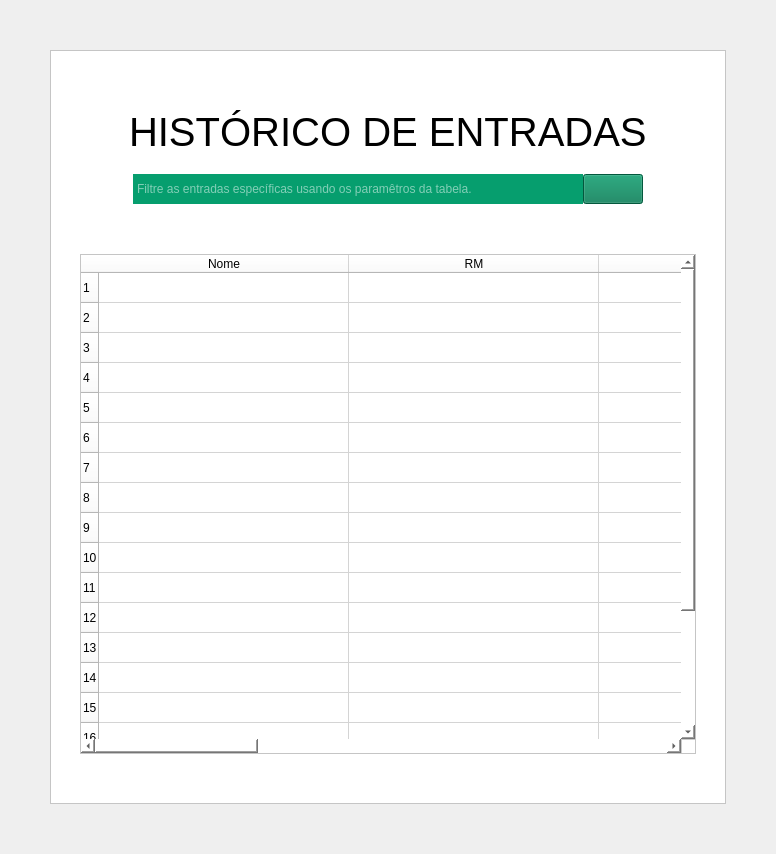
         <widget class="QWidget" name="pg_Entradas">
          <layout class="QGridLayout" name="gridLayout_3">
           <property name="leftMargin">
            <number>50</number>
           </property>
           <property name="topMargin">
            <number>50</number>
           </property>
           <property name="rightMargin">
            <number>50</number>
           </property>
           <property name="bottomMargin">
            <number>50</number>
           </property>
           <property name="spacing">
            <number>0</number>
           </property>
           <item row="0" column="0">
            <widget class="QFrame" name="frame_2">
             <property name="styleSheet">
              <string notr="true">background-color: rgb(255, 255, 255);</string>
             </property>
             <property name="frameShape">
              <enum>QFrame::StyledPanel</enum>
             </property>
             <property name="frameShadow">
              <enum>QFrame::Raised</enum>
             </property>
             <layout class="QGridLayout" name="gridLayout_5">
              <item row="0" column="0">
               <layout class="QVBoxLayout" name="verticalLayout_5">
                <property name="spacing">
                 <number>0</number>
                </property>
                <property name="leftMargin">
                 <number>20</number>
                </property>
                <property name="rightMargin">
                 <number>20</number>
                </property>
                <item>
                 <spacer name="verticalSpacer_32">
                  <property name="orientation">
                   <enum>Qt::Vertical</enum>
                  </property>
                  <property name="sizeHint" stdset="0">
                   <size>
                    <width>20</width>
                    <height>40</height>
                   </size>
                  </property>
                 </spacer>
                </item>
                <item>
                 <widget class="QWidget" name="widget_2" native="true">
                  <layout class="QHBoxLayout" name="horizontalLayout_29">
                   <item>
                    <spacer name="horizontalSpacer_11">
                     <property name="orientation">
                      <enum>Qt::Horizontal</enum>
                     </property>
                     <property name="sizeHint" stdset="0">
                      <size>
                       <width>40</width>
                       <height>20</height>
                      </size>
                     </property>
                    </spacer>
                   </item>
                   <item>
                    <widget class="QLabel" name="label_3">
                     <property name="font">
                      <font>
                       <family>Arial</family>
                       <pointsize>30</pointsize>
                      </font>
                     </property>
                     <property name="text">
                      <string>HISTÓRICO DE ENTRADAS</string>
                     </property>
                    </widget>
                   </item>
                   <item>
                    <spacer name="horizontalSpacer_12">
                     <property name="orientation">
                      <enum>Qt::Horizontal</enum>
                     </property>
                     <property name="sizeHint" stdset="0">
                      <size>
                       <width>40</width>
                       <height>20</height>
                      </size>
                     </property>
                    </spacer>
                   </item>
                  </layout>
                 </widget>
                </item>
                <item>
                 <layout class="QHBoxLayout" name="horizontalLayout_4">
                  <property name="spacing">
                   <number>0</number>
                  </property>
                  <property name="topMargin">
                   <number>10</number>
                  </property>
                  <property name="bottomMargin">
                   <number>10</number>
                  </property>
                  <item>
                   <spacer name="horizontalSpacer_9">
                    <property name="orientation">
                     <enum>Qt::Horizontal</enum>
                    </property>
                    <property name="sizeHint" stdset="0">
                     <size>
                      <width>40</width>
                      <height>20</height>
                     </size>
                    </property>
                   </spacer>
                  </item>
                  <item>
                   <widget class="QLineEdit" name="etyPesquisar_PgEntradas">
                    <property name="minimumSize">
                     <size>
                      <width>450</width>
                      <height>0</height>
                     </size>
                    </property>
                    <property name="maximumSize">
                     <size>
                      <width>16777215</width>
                      <height>30</height>
                     </size>
                    </property>
                    <property name="styleSheet">
                     <string notr="true">QLineEdit{
	background-color:#069E6E;
	border: 2px solid #069E6E;
	color: #ffffff;
}

</string>
                    </property>
                    <property name="placeholderText">
                     <string>Filtre as entradas específicas usando os paramêtros da tabela.</string>
                    </property>
                   </widget>
                  </item>
                  <item>
                   <widget class="QPushButton" name="btnPesquisar_PgEntradas">
                    <property name="minimumSize">
                     <size>
                      <width>60</width>
                      <height>30</height>
                     </size>
                    </property>
                    <property name="maximumSize">
                     <size>
                      <width>606</width>
                      <height>30</height>
                     </size>
                    </property>
                    <property name="styleSheet">
                     <string notr="true">QPushButton{
	background-color:#047b55;
	color:#ffffff;
}

QPushButton:hover{
	background-color: rgb(44, 97, 70);
}

QPushButton:pressed{
	background-color: rgb(2, 45, 29);
}
</string>
                    </property>
                    <property name="text">
                     <string/>
                    </property>
                    <property name="icon">
                     <iconset resource="../imagens/imagens_usadas.qrc">
                      <normaloff>:/imagens/imgPesquisar.png</normaloff>:/imagens/imgPesquisar.png</iconset>
                    </property>
                    <property name="iconSize">
                     <size>
                      <width>25</width>
                      <height>25</height>
                     </size>
                    </property>
                   </widget>
                  </item>
                  <item>
                   <spacer name="horizontalSpacer_10">
                    <property name="orientation">
                     <enum>Qt::Horizontal</enum>
                    </property>
                    <property name="sizeHint" stdset="0">
                     <size>
                      <width>40</width>
                      <height>20</height>
                     </size>
                    </property>
                   </spacer>
                  </item>
                 </layout>
                </item>
                <item>
                 <spacer name="verticalSpacer_30">
                  <property name="orientation">
                   <enum>Qt::Vertical</enum>
                  </property>
                  <property name="sizeHint" stdset="0">
                   <size>
                    <width>20</width>
                    <height>40</height>
                   </size>
                  </property>
                 </spacer>
                </item>
                <item>
                 <widget class="QTableWidget" name="tbl_historicoEntradas">
                  <property name="minimumSize">
                   <size>
                    <width>0</width>
                    <height>500</height>
                   </size>
                  </property>
                  <property name="maximumSize">
                   <size>
                    <width>16777215</width>
                    <height>650</height>
                   </size>
                  </property>
                  <property name="sizeAdjustPolicy">
                   <enum>QAbstractScrollArea::AdjustIgnored</enum>
                  </property>
                  <property name="rowCount">
                   <number>20</number>
                  </property>
                  <attribute name="horizontalHeaderCascadingSectionResizes">
                   <bool>false</bool>
                  </attribute>
                  <attribute name="horizontalHeaderDefaultSectionSize">
                   <number>250</number>
                  </attribute>
                  <attribute name="horizontalHeaderMinimumSectionSize">
                   <number>49</number>
                  </attribute>
                  <row/>
                  <row/>
                  <row/>
                  <row/>
                  <row/>
                  <row/>
                  <row/>
                  <row/>
                  <row/>
                  <row/>
                  <row/>
                  <row/>
                  <row/>
                  <row/>
                  <row/>
                  <row/>
                  <row/>
                  <row/>
                  <row/>
                  <row/>
                  <column>
                   <property name="text">
                    <string>Nome</string>
                   </property>
                  </column>
                  <column>
                   <property name="text">
                    <string>RM</string>
                   </property>
                  </column>
                  <column>
                   <property name="text">
                    <string>Período</string>
                   </property>
                  </column>
                  <column>
                   <property name="text">
                    <string>Data</string>
                   </property>
                  </column>
                  <column>
                   <property name="text">
                    <string>Horário</string>
                   </property>
                  </column>
                  <column>
                   <property name="text">
                    <string>Status</string>
                   </property>
                  </column>
                  <column>
                   <property name="text">
                    <string>Segurança</string>
                   </property>
                  </column>
                 </widget>
                </item>
               </layout>
              </item>
              <item row="1" column="0">
               <spacer name="verticalSpacer_34">
                <property name="orientation">
                 <enum>Qt::Vertical</enum>
                </property>
                <property name="sizeHint" stdset="0">
                 <size>
                  <width>20</width>
                  <height>40</height>
                 </size>
                </property>
               </spacer>
              </item>
             </layout>
             <zorder>verticalSpacer_34</zorder>
            </widget>
           </item>
          </layout>
         </widget>
